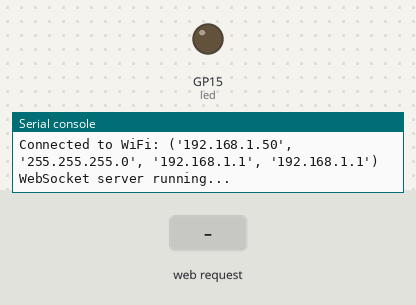
Simulated run of this program. Board: Raspberry Pi Pico running MicroPython. Shown: output pins drawn as LEDs (lit = HIGH), the last lines printed to the serial console. The inputs (shaded band) are chosen by the test bench. WiFi joins after 1.5 s.

Above: at 2.7 s.
2.8 s: HTTP request GET /LED_ON received
At 4.2 s:
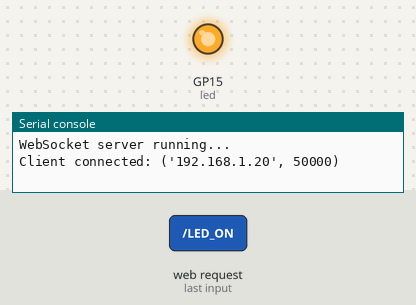
Timing chart, 0 to 5.8 s (numbered marks = the images above; inputs shaded):
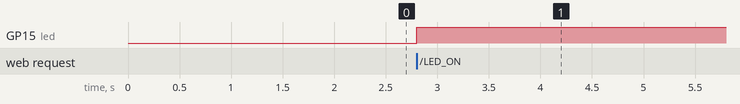

Measured:
- after the input at 2.8 s, GP15 (led): LOW → HIGH at once

The program:

Pico_w_websock.py
```python
import network
import socket
import time
from machine import Pin

# Подключение к Wi-Fi
ssid = "YOUR_WIFI_SSID"
password = "YOUR_WIFI_PASSWORD"

led = Pin(15, Pin.OUT)  # Подключаем LED на GPIO 15

wlan = network.WLAN(network.STA_IF)
wlan.active(True)
wlan.connect(ssid, password)

while not wlan.isconnected():
    time.sleep(0.5)

print("Connected to WiFi:", wlan.ifconfig())

# WebSocket сервер
def start_websocket_server():
    addr = socket.getaddrinfo('0.0.0.0', 80)[0][-1]
    s = socket.socket()
    s.bind(addr)
    s.listen(5)

    print("WebSocket server running...")
    while True:
        conn, addr = s.accept()
        print("Client connected:", addr)

        while True:
            try:
                data = conn.recv(1024).decode()
                if "LED_ON" in data:
                    led.value(1)
                    conn.send("LED_ON")
                elif "LED_OFF" in data:
                    led.value(0)
                    conn.send("LED_OFF")
            except:
                break

        conn.close()

start_websocket_server()
```
